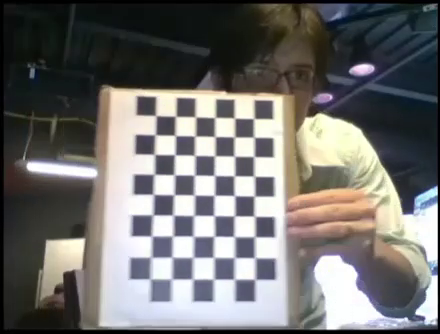
#> input picture frame 36 of asg6_shriyas/Input.mp4, 440 x 334 px
$ python Camera_Calibration.py
#> lines starting #> are read from the running program, lines starting #| are printed output that depends on the picture; after the words box and inside, x2 and y2 are one past the last pixel; in counts of white or black regions, pixels touching at a corner belong together; long printed decimals are rounded
import getopt
import numpy as np
import cv2
import matplotlib.pyplot as plt
import matplotlib.image as mpimg
import csv

#Capturing the video from disc
cap=cv2.VideoCapture('Input.mp4')

#Getting the size
size=(int(cap.get(cv2.CAP_PROP_FRAME_WIDTH)), \
	int(cap.get(cv2.CAP_PROP_FRAME_HEIGHT)))

#Codecc information
fourcc=cv2.VideoWriter_fourcc(*'mp4v')
fps=30.0
out=cv2.VideoWriter('output.mov',fourcc,fps,size,True)

#CHECKERBOARD = (6,9)

ox = 9
oy = 6

#3D points in real space
objpoints = []

#2D points in image plain
imgpoints = []

objp = np.zeros((6*9,3), np.float32)
objp[:,:2] = np.mgrid[0:9,0:6].T.reshape(-1,2)

while(cap.isOpened()):
	#Frame by frame capture
	ret, frame=cap.read()
#> frame is the input picture: shape (334, 440, 3); mean B, G, R 110.8, 112.2, 113.6

	if (ret==True):
		#Calibration Code
		#objp = np.zeros((6*9,3), np.float32)
		#objp[:,:,] = np.mgrid[0:9,0:6].T.reshape(-1,2)

		gray = cv2.cvtColor(frame, cv2.COLOR_BGR2GRAY)
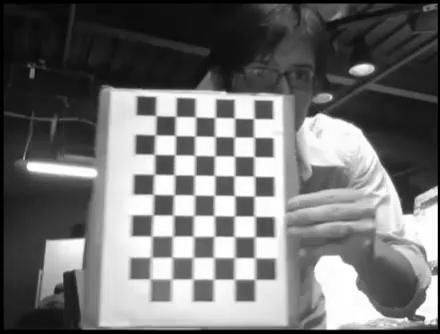
#> gray: shape (334, 440); min 0, max 255, mean 112.4
		dim = (300, 250)

		resized = cv2.resize(gray, dim, interpolation = cv2.INTER_AREA)
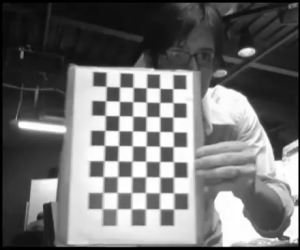
#> resized: shape (250, 300); min 0, max 255, mean 112.4

		ret, corners = cv2.findChessboardCorners(gray, (ox, oy), None)
#> ret = True; corners = 54 rows, first 8: [253.7, 118.5], [254, 137.1], [253.7, 156.5], [254.4, 176.2], [254.3, 196.3], [254.9, 216.5], [255.1, 236.1], [253.9, 257.6]


		if(ret==True):
			objpoints.append(objp)
			imgpoints.append(corners)

			#cv2.drawChessboardCorners(frame, (ox, oy), corners, ret)

		ret, mtx, dist, rvecs, tvecs = cv2.calibrateCamera(objpoints, imgpoints, resized.shape[::-1],None,None)
#> ret = 0.638; mtx = [[330.5, 0, 62.91], [0, 299.8, 140.4], [0, 0, 1]]; dist = [[0.108, 0.122, -0.0283, -0.0683, -0.153]]; rvecs = ([-0.138, 0.0903, 1.62],); tvecs = ([9.39, -0.971, 15.06],)

		retPnP, rvecs, tvecs = cv2.solvePnP(objp, corners, mtx, dist)
#> retPnP = True; rvecs = [-0.138, 0.0903, 1.62]; tvecs = [9.39, -0.971, 15.06]
		rvecs = -rvecs.T
#> rvecs = [[0.138, -0.0903, -1.62]]
		tvecs = -tvecs.T
#> tvecs = [[-9.39, 0.971, -15.06]]

		frame = cv2.drawFrameAxes(frame, mtx, dist, rvecs[0], tvecs[0], 8)
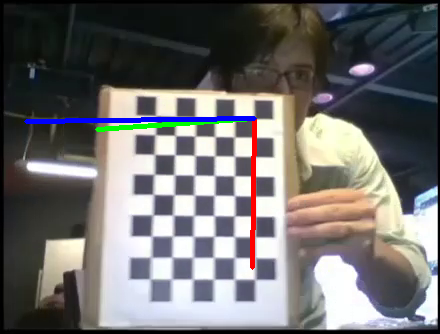
#> frame: shape (334, 440, 3); 1.68% of pixels changed, all inside (x1, y1, x2, y2) = (24, 116, 257, 270)

		print("Camera Matrix:")
		print(mtx)
#| [[330.506   0.          62.912]
#|  [  0.         299.817 140.443]
#|  [  0.           0.           1.        ]]
		print("Distortion Coeff:")
		print(dist)
#| [[ 0.1077  0.1215 -0.02833 -0.06826 -0.1526]]


		#backtorgb = cv2.cvtColor(gray,cv2.COLOR_GRAY2RGB)


		with open ("Camera_Matrix", "w") as csv_file:
			writer = csv.writer(csv_file, delimiter=",")
			for d in mtx:
				writer.writerow(d)
#> this loop made 3 passes

		with open ("Distortion_Coeff", "w") as csv_file2:
			writer2 = csv.writer(csv_file2, delimiter=",")
			for f in dist:
				writer2.writerow(f)
#> this loop made 1 pass


		#Write frame
		out.write(frame)

		#Display the frame
		cv2.imshow('frame',frame)
		if (cv2.waitKey(1) & 0xFF == ord('q')):
#> (key q is pressed here)
			break

	else:
		break

#Release Capture
cap.release()
out.release()
cv2.destroyAllWindows()

$ run again, starting later in the video
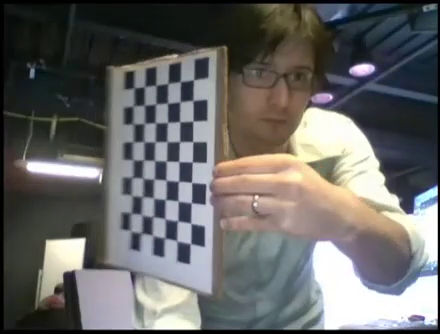
#> input picture frame 165 of asg6_shriyas/Input.mp4, 440 x 334 px
#> frame is the input picture: shape (334, 440, 3); mean B, G, R 101.9, 103.2, 103.9
#> `resized = cv2.resize(gray, dim, interpolation = cv2.INTER_AREA)`:
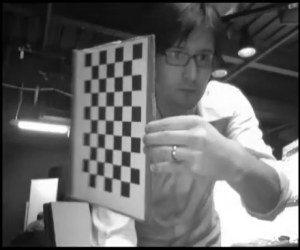
#> resized: shape (250, 300); min 0, max 255, mean 103.2
#> `ret, corners = cv2.findChessboardCorners(gray, (ox, oy), None)`: ret = True; corners = 54 rows, first 8: [193.4, 79.96], [193.1, 100.6], [192.9, 121.2], [192.7, 141.6], [192.2, 162], [191.5, 182.3], [191.5, 202.7], [190.9, 223.3]
#> `ret, mtx, dist, rvecs, tvecs = cv2.calibrateCamera(objpoints, imgpoint..`: ret = 0.589; mtx = [[581.3, 0, 167.6], [0, 546, 96.63], [0, 0, 1]]; dist = [[2.47, -29.53, -0.157, -0.0427, 171.6]]; rvecs = ([0.675, 0.807, 1.41],); tvecs = ([1.16, -0.789, 26.29],)
#> `retPnP, rvecs, tvecs = cv2.solvePnP(objp, corners, mtx, dist)`: retPnP = True; rvecs = [0.675, 0.807, 1.41]; tvecs = [1.16, -0.789, 26.28]
#> `rvecs = -rvecs.T`: rvecs = [[-0.675, -0.807, -1.41]]
#> `tvecs = -tvecs.T`: tvecs = [[-1.16, 0.789, -26.28]]
#> `frame = cv2.drawFrameAxes(frame, mtx, dist, rvecs[0], tvecs[0], 8)`:
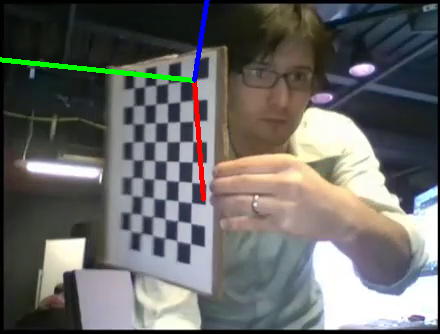
#> frame: shape (334, 440, 3); 1.34% of pixels changed, all inside (x1, y1, x2, y2) = (0, 0, 210, 202)
#| [[581.262   0.         167.629]
#|  [  0.         546.031  96.630]
#|  [  0.           0.           1.        ]]
#| [[ 2.46714666e+00 -2.95278979e+01 -1.57414582e-01 -4.27048233e-02
#|    1.71640310e+02]]
#> the loop `for d in mtx:` made 3 passes
#> the loop `for f in dist:` made 1 pass

$ run again, starting later in the video
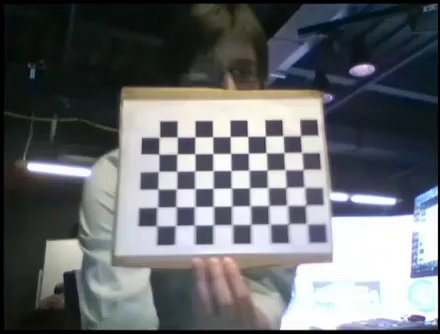
#> input picture frame 293 of asg6_shriyas/Input.mp4, 440 x 334 px
#> frame is the input picture: shape (334, 440, 3); mean B, G, R 109, 105.6, 102.8
#> `resized = cv2.resize(gray, dim, interpolation = cv2.INTER_AREA)`:
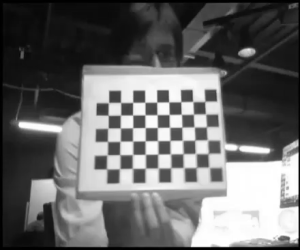
#> resized: shape (250, 300); min 0, max 255, mean 105.1
#> `ret, corners = cv2.findChessboardCorners(gray, (ox, oy), None)`: ret = True; corners = 54 rows, first 8: [305.5, 223], [287.5, 223.8], [268.5, 223.6], [250.5, 224.1], [231.3, 224.2], [213.7, 224.4], [193.8, 224.7], [176.3, 224.8]
#> `ret, mtx, dist, rvecs, tvecs = cv2.calibrateCamera(objpoints, imgpoint..`: ret = 0.592; mtx = [[1271.5, 0, 162.9], [0, 1165.3, 103.3], [0, 0, 1]]; dist = [[2.38, 192, -0.0976, -0.222, -5206.9]]; rvecs = ([0.262, -0.22, -3.13],); tvecs = ([7.74, 6.95, 67.58],)
#> `retPnP, rvecs, tvecs = cv2.solvePnP(objp, corners, mtx, dist)`: retPnP = True; rvecs = [-0.256, 0.223, 3.12]; tvecs = [7.75, 6.95, 67.59]
#> `rvecs = -rvecs.T`: rvecs = [[0.256, -0.223, -3.12]]
#> `tvecs = -tvecs.T`: tvecs = [[-7.75, -6.95, -67.59]]
#> `frame = cv2.drawFrameAxes(frame, mtx, dist, rvecs[0], tvecs[0], 8)`:
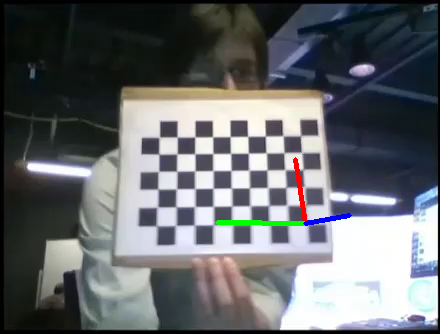
#> frame: shape (334, 440, 3); 0.67% of pixels changed, all inside (x1, y1, x2, y2) = (215, 157, 352, 226)
#| [[1.27151020e+03 0.00000000e+00 1.62883170e+02]
#|  [0.00000000e+00 1.16534413e+03 1.03328725e+02]
#|  [0.00000000e+00 0.00000000e+00 1.00000000e+00]]
#| [[ 2.37518046e+00  1.92029341e+02 -9.76033823e-02 -2.21794745e-01
#|   -5.20690774e+03]]
#> the loop `for d in mtx:` made 3 passes
#> the loop `for f in dist:` made 1 pass
